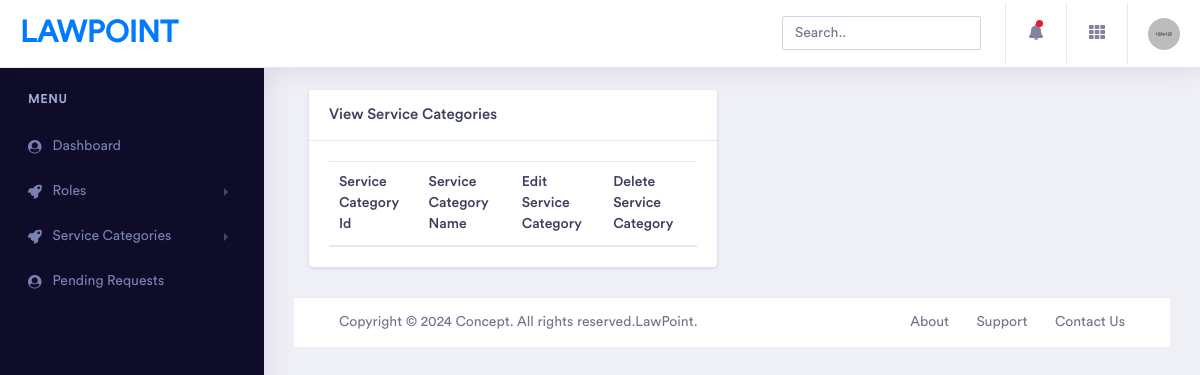
Before: /Admin/viewCategory.php with the older database file.
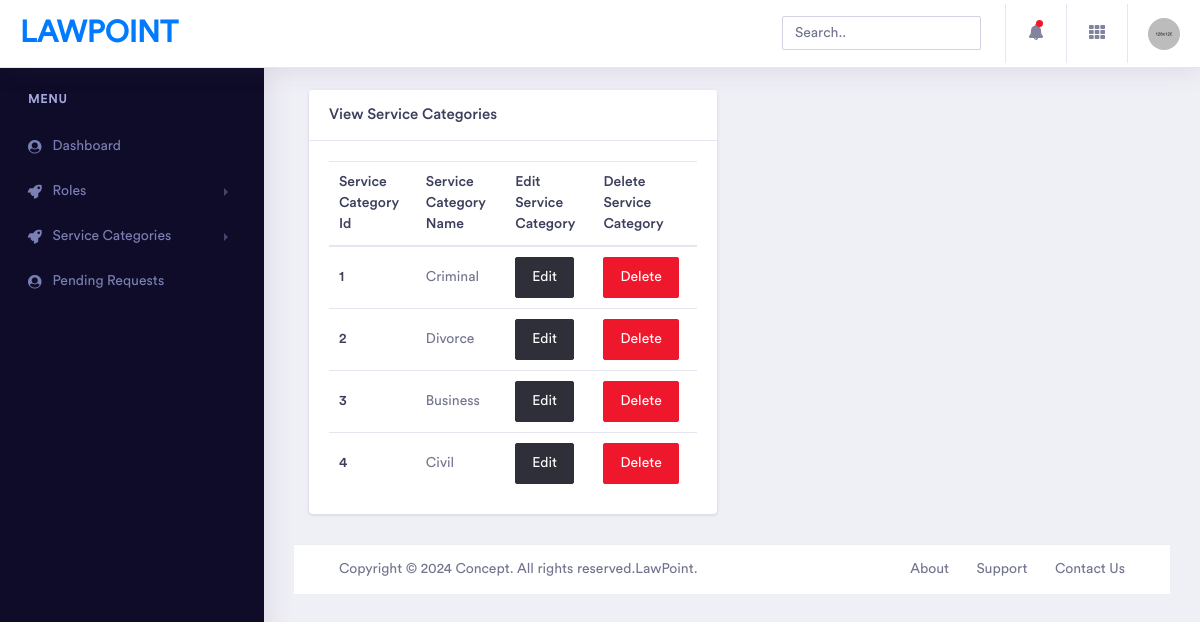
After: the same page with the newer database file.
### tables this page shows
CREATE TABLE `categories` (
  `category_id` int(11) NOT NULL,
  `category_name` varchar(255) NOT NULL
);

### Admin/viewCategory.php (the view)
<?php
include("header.php");
?>
<?php
include("connection.php");
$select = "SELECT * FROM categories ";
$row = mysqli_query($connect, $select);
?>
                <div class="col-xl-6 col-lg-6 col-md-12 col-sm-12 col-12">
                            <div class="card">
                                <h5 class="card-header">View Service Categories</h5>
                                <div class="card-body">
                                    <table class="table table-hover">
                                        <thead>
                                            <tr>
                                                <th scope="col">Service Category Id</th>
                                                <th scope="col">Service Category Name</th>
                                                <th scope="col">Edit Service Category</th>
                                                <th scope="col">Delete Service Category</th>
                                            </tr>
                                        </thead>
                                        <tbody>
                                <?php
                                while ($data = mysqli_fetch_assoc($row)){
                                    ?>
                                    <tr>
                                        <th scope="row"> <?php echo $data['category_id']; ?> </th>
                                        <td> <?php echo $data['category_name']?></td>
                                        <td> <a href="editCategory.php?i=<?php echo $data['category_id']?>" class="btn btn-dark">Edit</a> </td>
                                        <td> <a href="editCategory.php?j=<?php echo $data['category_id']?>" class="btn btn-danger" onclick="return confirm('Record Will be Deleted Permanently!')">Delete</a> </td>
                                    </tr>
                               <?php }?>
                                </tbody>
                                    </table>
                                </div>
                            </div>
                        </div>
<?php
include("footer.php");
?>

### Admin/header.php (shortened to what this page needs)
<!doctype html>
<html lang="en">
<head>
    <link rel="stylesheet" href="assets/vendor/bootstrap/css/bootstrap.min.css">
    <link href="assets/vendor/fonts/circular-std/style.css" rel="stylesheet">
    <link rel="stylesheet" href="assets/libs/css/style.css">
    <link rel="stylesheet" href="assets/vendor/fonts/fontawesome/css/fontawesome-all.css">
    <link rel="stylesheet" href="assets/vendor/charts/chartist-bundle/chartist.css">
    <link rel="stylesheet" href="assets/vendor/charts/morris-bundle/morris.css">
    <link rel="stylesheet" href="assets/vendor/fonts/material-design-iconic-font/css/materialdesignicons.min.css">
    <link rel="stylesheet" href="assets/vendor/charts/c3charts/c3.css">
    <link rel="stylesheet" href="assets/vendor/fonts/flag-icon-css/flag-icon.min.css">
</head>
<body>
    <div class="dashboard-main-wrapper">
        <div class="dashboard-header">
            <nav class="navbar navbar-expand-lg bg-white fixed-top">
                <a class="navbar-brand" href="index.html">LawPoint</a>
                <div class="collapse navbar-collapse " id="navbarSupportedContent">
                    <ul class="navbar-nav ml-auto navbar-right-top">
                        <li class="nav-item">
                            <div id="custom-search" class="top-search-bar">
                                <input class="form-control" type="text" placeholder="Search..">
                            </div>
                        </li>
                        <li class="nav-item dropdown notification">
                            <a class="nav-link nav-icons" href="#" id="navbarDropdownMenuLink1" data-toggle="dropdown" aria-haspopup="true" aria-expanded="false"><i class="fas fa-fw fa-bell"></i> <span class="indicator"></span></a>
                        </li>
                        <li class="nav-item dropdown connection">
                            <a class="nav-link" href="#" id="navbarDropdown" role="button" data-toggle="dropdown" aria-haspopup="true" aria-expanded="false"> <i class="fas fa-fw fa-th"></i> </a>
                        </li>
                        <li class="nav-item dropdown nav-user">
                            <a class="nav-link nav-user-img" href="#" id="navbarDropdownMenuLink2" data-toggle="dropdown" aria-haspopup="true" aria-expanded="false"><img src="assets/images/avatar-1.jpg" alt="" class="user-avatar-md rounded-circle"></a>
                        </li>
                    </ul>
                </div>
            </nav>
        </div>
        <div class="nav-left-sidebar sidebar-dark">
            <div class="menu-list">
                <nav class="navbar navbar-expand-lg navbar-light">
                    <div class="collapse navbar-collapse" id="navbarNav">
                        <ul class="navbar-nav flex-column">
                            <li class="nav-divider">
                                Menu
                            </li>
                            <li class="nav-item ">
                                <a class="nav-link" href="index.php"><i class="fa fa-fw fa-user-circle"></i>Dashboard</a>
                            </li>
                            <li class="nav-item">
                                <a class="nav-link" href="#" data-toggle="collapse" aria-expanded="false" data-target="#submenu-1" aria-controls="submenu-1"><i class="fa fa-fw fa-rocket"></i>Roles</a>
                            </li>
                            <li class="nav-item">
                                <a class="nav-link" href="#" data-toggle="collapse" aria-expanded="false" data-target="#submenu-2" aria-controls="submenu-2"><i class="fa fa-fw fa-rocket"></i>Service Categories</a>
                            </li>
                            <li class="nav-item ">
                                <a class="nav-link" href="pendingRequests.php"><i class="fa fa-fw fa-user-circle"></i>Pending Requests</a>
                            </li>
                        </ul>
                    </div>
                </nav>
            </div>
        </div>
        <div class="dashboard-wrapper">
            <div class="dashboard-ecommerce">
                <div class="container-fluid dashboard-content ">

### Admin/footer.php (shortened to what this page needs)
            <div class="footer">
                <div class="container-fluid">
                    <div class="row">
                        <div class="col-xl-6 col-lg-6 col-md-6 col-sm-12 col-12">
                             Copyright © 2024 Concept. All rights reserved.<a href="index.php">LawPoint</a>.
                        </div>
                        <div class="col-xl-6 col-lg-6 col-md-6 col-sm-12 col-12">
                            <div class="text-md-right footer-links d-none d-sm-block">
                                <a href="javascript: void(0);">About</a>
                                <a href="javascript: void(0);">Support</a>
                                <a href="javascript: void(0);">Contact Us</a>
                            </div>
                        </div>
                    </div>
                </div>
            </div>
        </div>
    </div>
</body>
</html>

Changed rows visible on the page:
added categories: category_id "1", category_name "Criminal"
added categories: category_id "2", category_name "Divorce"
added categories: category_id "3", category_name "Business"
added categories: category_id "4", category_name "Civil"
